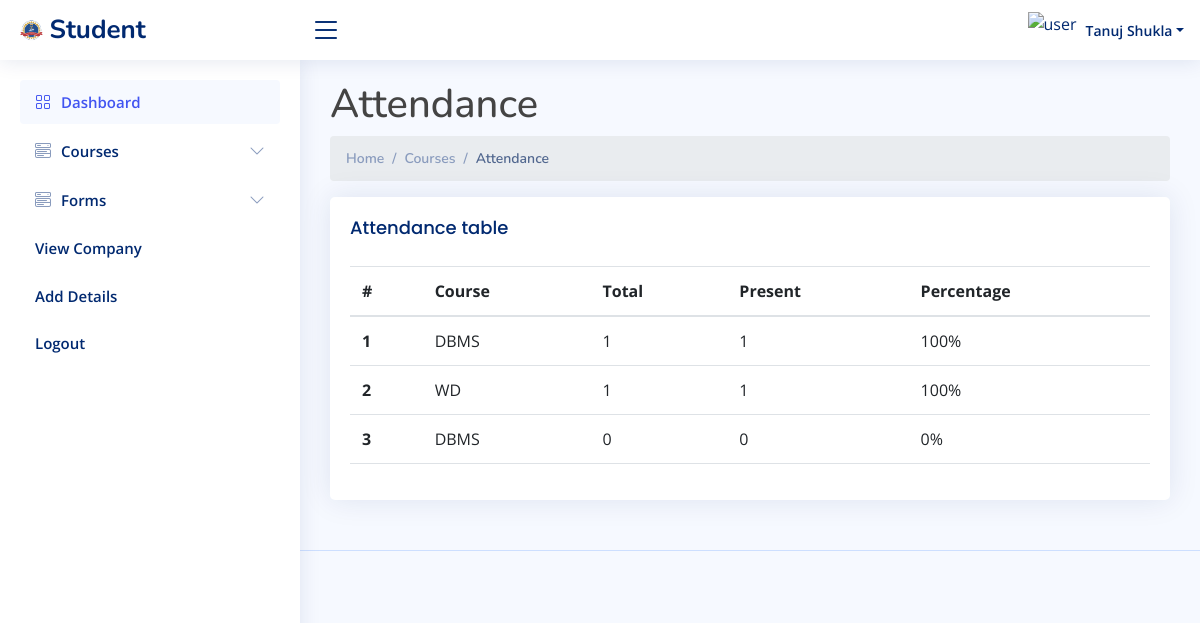
Screenshot of /student/attendance.php (signed in) with the database file from the repository.
### tables this page shows
CREATE TABLE `student` (
  `id` varchar(255) NOT NULL,
  `name` text NOT NULL,
  `father_name` text NOT NULL,
  `mother_name` text NOT NULL,
  `email` text DEFAULT NULL,
  `personal_mobile` text DEFAULT NULL,
  `father_mobile` text DEFAULT NULL,
  `mother_mobile` text DEFAULT NULL,
  `address` text DEFAULT NULL,
  `birth_day` varchar(15) DEFAULT NULL,
  `gender` text DEFAULT NULL,
  `religion` text DEFAULT NULL,
  `ssc_school` text DEFAULT NULL,
  `ssc_roll` varchar(11) DEFAULT NULL,
  `ssc_board` text DEFAULT NULL,
  `ssc_year` varchar(255) NOT NULL,
  `ssc_result` double DEFAULT NULL,
  `hsc_school` text DEFAULT NULL,
  `hsc_roll` varchar(11) DEFAULT NULL,
  `hsc_board` text DEFAULT NULL,
  `hsc_year` varchar(255) NOT NULL,
  `hsc_result` double DEFAULT NULL,
  `date` varchar(25) DEFAULT NULL
);

CREATE TABLE `course` (
  `course_id` int(11) NOT NULL,
  `name` varchar(255) NOT NULL,
  `type` enum('Theory','Practical') NOT NULL,
  `course_code` varchar(255) NOT NULL,
  `status` tinyint(1) NOT NULL DEFAULT 0
);

### student/connect/db.php (called while the page is built)
<?php
class connect{
    public $servername = "localhost";
    private $username = "root";
    private $password = "";
    private $dbname = "jit_college";
    public function dbconnect()
	{
		$db=mysqli_connect($this->servername,$this->username,$this->password,$this->dbname);
		return $db;
	}
}
?>

### student/connect/fun.php (called while the page is built, shortened)
<?php
class fun
{
    private $db;
    function __construct($con)
    {
        $this->db = $con;
    }
    public function fetchClassAssignedStudentWithId($id){
          $sql = "SELECT * FROM `stud_class` WHERE `sid` = '$id'";
          $result = mysqli_query($this->db,$sql);
          if($result){
               $fetch = mysqli_fetch_assoc($result);
          }
          else{
               $fetch = null;
          }
          return $fetch;
     }
     public function fetchCoursesWithClass($class_id){
          $sql = "SELECT * FROM `teacher_course` WHERE `class_id` = '$class_id' ";
          $fetch = mysqli_query($this->db, $sql);
          return $fetch;
     }
     public function fetchCourseWithId($id){
          $sql = "SELECT * FROM `course` WHERE `course_id` = '$id'";
          $fetch = mysqli_query($this->db, $sql);
           return $fetch;
         }
     public function fetchAttendanceWithId($sid,$cid){
          $sql = "SELECT COUNT(*) AS `total` FROM `attendance` WHERE `sid` = '$sid' and `course_id` = '$cid' ";
          $result = mysqli_query($this->db,$sql);
          $result = mysqli_fetch_assoc($result);
          return $result;
     }
     public function fetchPresentAttendanceWithId($sid,$cid){
          $sql = "SELECT COUNT(*) AS `present` FROM `attendance` WHERE `sid` = '$sid' and `course_id` = '$cid' and `status` = 'Present' ";
          $result = mysqli_query($this->db,$sql);
          $result = mysqli_fetch_assoc($result);
          return $result;
     }
    public function fetchAttendanceArray($sid){
          $total_class = array();
          $present_class = array();
          $percent_class = array();
          $course = array();
          $class = $this->fetchClassAssignedStudentWithId($sid);
          if($class == null){
               $class_id = 0;
          }
          else{
               $class_id = $class['class_id'];
          }
          $courses = $this->fetchCoursesWithClass($class_id);
          if(mysqli_num_rows($courses)){
               $i = 0;
               while($res = mysqli_fetch_assoc($courses)){
                    $course_id = $res['course_id'];
                    $course[$i] = $course_id;
                    $total_classes = $this->fetchAttendanceWithId($sid,$res['course_id']);
                    $total = $total_classes['total'];
                    $total_class[$i] = $total;
                    $present_classes = $this->fetchPresentAttendanceWithId($sid,$res['course_id']);
                    $present = $present_classes['present'];
                    $present_class[$i] = $present;
                    if($total == 0){
                         $percent = 0;
                    }
                    else{
                         $percent = ($present/$total)*100;
                    }
                    $percent_class[$i] = $percent;
                    $i++;
               }
          }
          return [$total_class,$present_class, $percent_class,$course];
    }
   public function fetchStudentDetails($id){
     $sql = "SELECT * FROM `student` WHERE `id` = '$id'";
     $fetch = mysqli_query($this->db, $sql);
     if(mysqli_num_rows($fetch)>0){
          return mysqli_fetch_assoc($fetch);
     }
     else{
          return null;
     }
   }
}
?>

### student/attendance.php (the view, shortened to what this page needs)
<?php
include "connect/db.php";
include "connect/fun.php";
$connect = new connect();
$fun = new fun($connect->dbconnect());
$id = $_SESSION['uname'];
$result = $fun->fetchAttendanceArray($id);
$course = $result[3];
$total = $result[0];
$present = $result[1];
$percent = $result[2];
?>
<!DOCTYPE html>
<html lang="en">
<head>
  <?php
  include "include/links.php";
  ?>
</head>
<body>
  <?php
  include "include/header.php";
  ?>
  <?php
  include "include/sideBar.php";
  ?>
  <main id="main" class="main">
    <div class="pa3getitle">
      <h1> Attendance</h1>
      <nav>
        <ol class="breadcrumb">
          <li class="breadcrumb-item"><a href="index.php">Home</a></li>
          <li class="breadcrumb-item">Courses</li>
          <li class="breadcrumb-item active">Attendance</li>
        </ol>
      </nav>
    </div>
    <section class="section">
      <div class="row">
        <div class="col-lg-12">
          <div class="card">
            <div class="card-body">
              <h5 class="card-title">Attendance table</h5>
              <div class="table-responsive " >
                <table class="table datatable ">
                  <thead>
                    <tr>
                      <th scope="col">#</th>
                      <th scope="col">Course</th>
                      <th scope="col">Total</th>
                      <th scope="col">Present</th>
                      <th scope="col">Percentage</th>
                    </tr>
                  </thead>
                  <tbody>
                    <?php
                      $sr = 1;
                      for ($i = 0;$i<sizeof($course);$i++) {
                          $c = $fun->fetchCourseWithId($course[$i]);
                          if(mysqli_num_rows($c) > 0) {
                            $c = mysqli_fetch_assoc($c);
                            $cname = $c['name'];
                          }
                          else{
                            continue;
                          }
                        ?>
                        <tr>
                          <th scope="row">
                            <?php echo $sr ?>
                          </th>
                          <td>
                            <?php echo $cname ?>
                           </td>
                          <td>
                            <?php echo $total[$i] ?>
                          </td>
                          <td>
                            <?php echo  $present[$i] ?>
                          </td>
                          <td>
                            <?php echo  $percent[$i]."%"  ?>
                          </td>
                        </tr>
                        <?php
                        $sr++;
                      }
                    ?>
                  </tbody>
                </table>
              </div>
            </div>
          </div>
        </div>
      </div>
    </section>
  </main>
  <?php
  include "include/footer.php";
  ?>
</body>
</html>

### student/include/header.php (shortened to what this page needs)
<header id="header" class="header fixed-top d-flex align-items-center">
<?php
require_once "connect/db.php";
require_once 'connect/fun.php';
$connect=new connect();
$fun=new fun($connect->dbconnect());
$id = $_SESSION['uname'];
$stud = $fun->fetchStudentDetails($id);
  $student_name = ($stud != null) ?($stud['name']):('');
?>
<div class="d-flex align-items-center justify-content-between">
  <a href="index.php" class="logo d-flex align-items-center">
    <img src="./../images/jit_logo.png"   alt="">
    <span class="d-none d-lg-block"> Student</span>
  </a>
  <i class="bi bi-list toggle-sidebar-btn"></i>
</div>
<nav class="header-nav ms-auto">
  <ul class="d-flex align-items-center">
    <li class="nav-item dropdown pe-3">
      <a class="nav-link nav-profile d-flex align-items-center pe-0" href="#" data-bs-toggle="dropdown">
      <img width="50" height="50" src="https://img.icons8.com/ios-filled/50/user.png" alt="user"/>
        <span class="d-none d-md-block dropdown-toggle ps-2"><?php echo $student_name?></span>
      </a>
    </li>
  </ul>
</nav>
</header>

### student/assets/css/style.css (style rules this page uses)
:root { scroll-behavior: smooth; }
body { font-family: "Open Sans", sans-serif; background: #f6f9ff; color: #444444; }
a { color: #4154f1; text-decoration: none; }
h1, h2, h3, h4, h5, h6 { font-family: "Nunito", sans-serif; }
#main { margin-top: 60px; padding: 20px 30px; transition: all 0.3s; }
.card { margin-bottom: 30px; border: none; border-radius: 5px; box-shadow: 0px 0 30px rgba(1, 41, 112, 0.1); }
.card-title { padding: 20px 0 15px 0; font-size: 18px; font-weight: 500; color: #012970; font-family: "Poppins", sans-serif; }
.card-body { padding: 0 20px 20px 20px; }
.breadcrumb { font-size: 14px; font-family: "Nunito", sans-serif; color: #899bbd; font-weight: 600; }
.breadcrumb a { color: #899bbd; transition: 0.3s; }
.breadcrumb .breadcrumb-item::before { color: #899bbd; }
.breadcrumb .active { color: #51678f; font-weight: 600; }
.logo { line-height: 1; }
@media (min-width: 1200px) { .logo { width: 280px; } }
.logo img { max-height: 26px; margin-right: 6px; }
.logo span { font-size: 26px; font-weight: 700; color: #012970; font-family: "Nunito", sans-serif; }
.header { transition: all 0.5s; z-index: 997; height: 60px; box-shadow: 0px 2px 20px rgba(1, 41, 112, 0.1); background-color: #fff; padding-left: 20px; }
.header .toggle-sidebar-btn { font-size: 32px; padding-left: 10px; cursor: pointer; color: #012970; }
.header-nav ul { list-style: none; }
.header-nav>ul { margin: 0; padding: 0; }
.header-nav .nav-profile { color: #012970; }
.header-nav .nav-profile img { max-height: 36px; }
.header-nav .nav-profile span { font-size: 14px; font-weight: 600; }
@media (min-width: 1200px) { #main, #footer { margin-left: 300px; } }

### rows the page displays
student: name "Tanuj Shukla"
course: name "DBMS"
course: name "WD"
course: name "DBMS"

### other values shown
$total[$i] "1"
$present[$i] "1"
$percent[$i] "100"
$total[$i] "0"
$present[$i] "0"
$percent[$i] "0"
